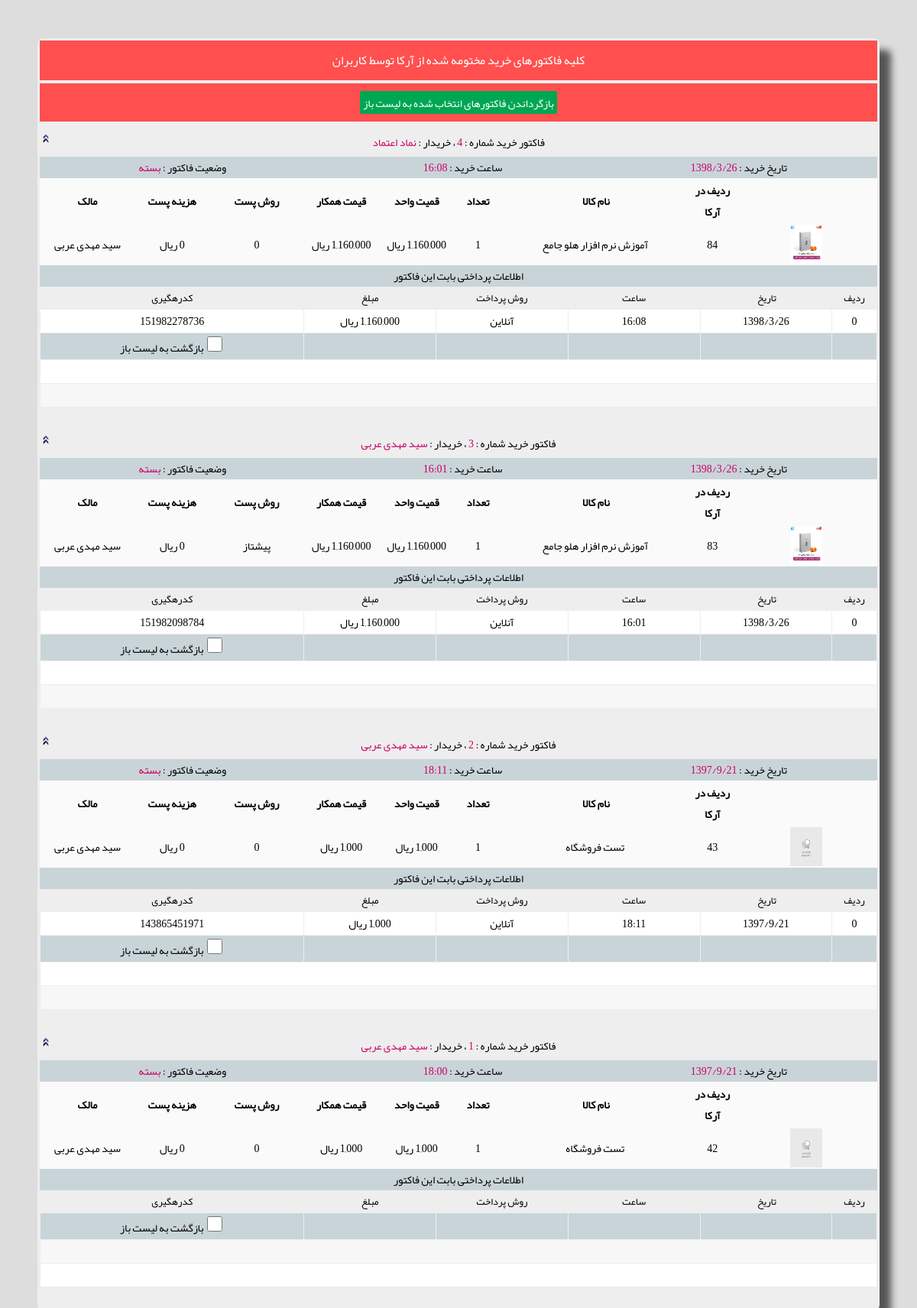
Screenshot of /admin_admin_end_sell_factor.php (signed in) with the database file from the repository.
### tables this page shows
CREATE TABLE `tbl_user_info` (
  `auto_id` int(11) NOT NULL AUTO_INCREMENT COMMENT 'code',
  `f1` int(5) NOT NULL DEFAULT '0' COMMENT 'name_user',
  `f2` int(5) NOT NULL DEFAULT '0' COMMENT 'pass_user',
  `f3` varchar(100) DEFAULT NULL COMMENT 'famil_user',
  `f4` varchar(10) DEFAULT NULL,
  `f5` varchar(30) DEFAULT NULL,
  `f6` varchar(35) DEFAULT NULL,
  `f7` varchar(255) DEFAULT NULL,
  `f8` varchar(300) DEFAULT NULL,
  `f9` varchar(10) DEFAULT NULL,
  `f10` varchar(300) NOT NULL DEFAULT '',
  `f11` varchar(20) NOT NULL DEFAULT '',
  `f12` text,
  `f13` varchar(1) NOT NULL DEFAULT '1',
  `f14` int(11) DEFAULT NULL,
  `f15` varchar(100) DEFAULT NULL,
  `f16` varchar(100) DEFAULT NULL,
  `f17` varchar(100) DEFAULT NULL,
  `f18` varchar(255) DEFAULT NULL,
  `f19` varchar(255) DEFAULT NULL,
  `f20` varchar(255) DEFAULT NULL,
  `f21` varchar(255) DEFAULT NULL,
  `f22` varchar(255) DEFAULT NULL,
  `f23` int(11) DEFAULT NULL,
  `f24` int(11) DEFAULT NULL,
  `f25` varchar(1) DEFAULT '1',
  PRIMARY KEY (`auto_id`)
);

CREATE TABLE `tbl_recive_order_master` (
  `auto_id` bigint(16) NOT NULL AUTO_INCREMENT,
  `f1` varchar(30) NOT NULL DEFAULT '',
  `f2` int(11) DEFAULT NULL,
  `f3` int(5) DEFAULT NULL,
  `f4` varchar(10) DEFAULT NULL,
  `f5` varchar(10) DEFAULT NULL,
  `f6` text,
  `f7` varchar(1) NOT NULL DEFAULT '0',
  PRIMARY KEY (`auto_id`)
);

CREATE TABLE `tbl_recive_order_detail` (
  `auto_id` int(11) NOT NULL DEFAULT '0',
  `f1` bigint(16) NOT NULL DEFAULT '0',
  `f2` int(11) NOT NULL DEFAULT '0',
  `f3` int(11) NOT NULL DEFAULT '0',
  `f4` int(11) NOT NULL DEFAULT '0',
  `f5` smallint(6) NOT NULL DEFAULT '1',
  `f6` text,
  `f7` text,
  `f8` bigint(20) NOT NULL DEFAULT '0',
  `f9` int(11) NOT NULL DEFAULT '0',
  `f10` varchar(255) DEFAULT NULL,
  `f11` varchar(10) DEFAULT NULL,
  `f12` varchar(100) DEFAULT NULL,
  `f13` text,
  `f14` varchar(10) DEFAULT NULL,
  `f15` text,
  `f16` varchar(255) DEFAULT NULL,
  PRIMARY KEY (`auto_id`)
);

CREATE TABLE `tbl_item_info` (
  `auto_id` int(11) NOT NULL AUTO_INCREMENT,
  `f1` int(11) NOT NULL DEFAULT '0',
  `f2` int(11) NOT NULL DEFAULT '0',
  `f3` varchar(500) NOT NULL DEFAULT '',
  `f4` int(11) NOT NULL DEFAULT '0',
  `f5` varchar(50) NOT NULL DEFAULT '',
  `f6` varchar(50) NOT NULL DEFAULT '',
  `f7` varchar(100) NOT NULL DEFAULT '',
  `f8` int(11) NOT NULL DEFAULT '0',
  `f9` smallint(6) NOT NULL DEFAULT '0',
  `f10` text,
  `f11` varchar(255) DEFAULT NULL,
  `f12` text,
  `f13` varchar(255) DEFAULT NULL,
  `f14` text,
  `f15` varchar(1) NOT NULL DEFAULT '1',
  `f16` bigint(20) NOT NULL DEFAULT '0',
  `f17` int(11) NOT NULL DEFAULT '1',
  `f18` int(11) NOT NULL DEFAULT '1',
  `f19` varchar(10) DEFAULT NULL,
  `f20` int(11) DEFAULT '0',
  `f21` int(11) NOT NULL DEFAULT '1',
  `f22` int(11) NOT NULL DEFAULT '0',
  `f23` varchar(1) NOT NULL DEFAULT '0',
  `f24` text,
  `f25` varchar(100) DEFAULT '',
  `f26` int(11) NOT NULL DEFAULT '0',
  `f27` varchar(20) DEFAULT '0,0',
  `f28` varchar(20) DEFAULT '0,0',
  `f29` varchar(20) DEFAULT '0,0',
  `f30` varchar(20) DEFAULT '0,0',
  `f31` varchar(20) DEFAULT '0,0',
  PRIMARY KEY (`auto_id`)
);

CREATE TABLE `tbl_payment` (
  `auto_id` bigint(20) NOT NULL AUTO_INCREMENT,
  `f1` int(11) NOT NULL,
  `f2` int(11) NOT NULL DEFAULT '0',
  `f3` int(11) NOT NULL DEFAULT '0',
  `f4` varchar(10) NOT NULL DEFAULT '',
  `f5` varchar(10) NOT NULL DEFAULT '',
  `f6` varchar(1) NOT NULL DEFAULT '1',
  `f7` varchar(1) NOT NULL DEFAULT '1',
  `f8` bigint(20) NOT NULL DEFAULT '0',
  `f9` varchar(100) NOT NULL DEFAULT '',
  `f10` text,
  `f11` text,
  `f12` varchar(300) DEFAULT NULL,
  `f13` varchar(50) DEFAULT NULL,
  `f14` varchar(100) DEFAULT NULL,
  `f15` text,
  PRIMARY KEY (`auto_id`)
);

### connect.php (called while the page is built, shortened)
<?php ob_start(); session_start();
 function pool($price)
{
	$p_len=strlen($price);
	if ($p_len>3)
	{
		$cur_pos=$p_len;
		$new_price="";
		while($cur_pos-3>0)
		{
			$new_price=substr($price,$cur_pos-3,3).",".$new_price;
			$cur_pos-=3;
		}
		$new_price=substr($price,0,$cur_pos).",".$new_price;
		$new_price=substr($new_price,0,strlen($new_price)-1);
		return $new_price;
	}
	return $price;
}
?>

### admin_admin_end_sell_factor.php (the view, shortened to what this page needs)
<?php include "header_admin_page.php";
$form_title="کلیه فاکتورهای خرید مختومه شده از آرکا توسط کاربران";
$str_sql="SELECT
  `tbl_user_info`.`f3` as kh_name, `tbl_user_info`.`f22` as kh_famil, `tbl_recive_order_master`.`f2` as kh_id,
  `tbl_recive_order_master`.`auto_id`, `tbl_recive_order_master`.`f4`,
  `tbl_recive_order_master`.`f5`, `tbl_recive_order_master`.`f6`,
  `tbl_recive_order_master`.`f7`
FROM
  `tbl_user_info` RIGHT JOIN
  `tbl_recive_order_master` ON `tbl_recive_order_master`.`f2` = `tbl_user_info`.`auto_id`  where `tbl_recive_order_master`.`f7`=1 order by auto_id desc";
$re = mysql_query($str_sql);
?>
<body>
<p>&nbsp;</p>
<div align="center">
<div class="main_form">
<form method="POST" action="" name="frm1" id="frm1">
	<table class="tbl_1_border" dir="rtl">
					<tr>
						<td align="center" width="100%"><div class="cell_header"><?php print $form_title?></div></td>
					</tr>
					<tr>
						<td align="center" width="100%"><div class="cell_header">
							<input type=submit name="btn_close" value="بازگرداندن فاکتورهای انتخاب شده به لیست باز" style="color: #FFFFFF"></div></td>
					</tr>
					<tr>
						<td align="center" width="100%"></td>
					</tr>
		<tr>
			<td align="center">
<?php
		while($row = mysql_fetch_array($re))
		{
	?>
				<div align="center" class="lazyload1">
					<table border="0" width="100%" cellspacing="0" cellpadding="0" style="border-collapse: collapse" id="tbl_kadr">
								<tr>
									<td width="91%" colspan="4" align="center" class="row_item_title" id="row_title<?php print $row[auto_id]?>" onclick="toggle_row('<?php print $row[auto_id]?>')">
									<?php print" فاکتور خرید شماره : <font color=#CC0066>". $row["auto_id"]."</font> ، "." خریدار : "."<font color=#CC0066>".$row["kh_name"]." ".$row["kh_famil"]."</font>" ?>
									</td>
								</tr>
						<tr>
							<td>
							<table border="0" width="100%" cellspacing="0" class="item_info" cellpadding="0" id="row_item<?php print $row[auto_id]?>" >
								<tr>
									<td align="center" width="33%" class="post_title">
									تاریخ خرید :<font color="#CC0066">
									<?php print $row["f4"]  ?></font></td>
									<td align="center" width="33%" class="post_title">ساعت خرید :<font color="#CC0066">
									<?php print $row["f5"]  ?>
									</font></td>
									<td align="center" width="34%" class="post_title">وضعیت فاکتور :<font color="#CC0066"><?php if($row["f7"]=="1") print " بسته "; else if($row["f7"]=="0") print " باز "; ?></font></td>
								</tr>
								<tr>
									<td align="right" width="84%" colspan="3">
									<table border="0" width="100%" id="tbl_factor0" cellpadding=1px cellspacing=1px>
										<tr>
											<th width="15">&nbsp;</th>
											<th width="5%">ردیف در آرکا</th>
											<th width="20%">نام کالا&nbsp; </th>
											<th width="5%">تعداد</th>
											<th width="8%">قمیت واحد</th>
											<th width="8%">قیمت همکار</th>
											<th width="10%">روش پست</th>
											<th width="8%">هزینه پست</th>
											<th width="10%">مالک</th>
										</tr>
<?php
$str_sql="SELECT
  `tbl_item_info`.`f3` AS `item_name`, `tbl_recive_order_detail`.`auto_id`,
  `tbl_recive_order_detail`.`f2`, `tbl_recive_order_detail`.`f3`,
  `tbl_recive_order_detail`.`f4`, `tbl_recive_order_detail`.`f5`,
  `tbl_recive_order_detail`.`f8`, `tbl_recive_order_detail`.`f9`,`tbl_recive_order_detail`.`f10`,
  `tbl_item_info`.`f2` AS `fo_id`,`tbl_user_info`.`f3` as fo_name, `tbl_user_info`.`f22` as fo_famil
FROM
  `tbl_recive_order_detail` LEFT JOIN
  `tbl_item_info` ON `tbl_recive_order_detail`.`f2` = `tbl_item_info`.`auto_id`
  LEFT JOIN
  `tbl_user_info` ON `tbl_item_info`.`f2` = `tbl_user_info`.`auto_id`  where `tbl_recive_order_detail`.`f1`='$row[auto_id]' order by `tbl_recive_order_detail`.`auto_id` ";
$re2 = mysql_query($str_sql);
while($row2 = mysql_fetch_array($re2))
		{
?>										<tr>
											<td align="center" width="15%">
											<img border="0" src="images/items_pic/<?php print $row2[f2]?>_small_1.jpg" width="42" height="51"></td>
											<td align="center" width="5%"><?php print $row2["auto_id"]?></td>
											<td align="center" width="20%"><?php print $row2["item_name"]?></td>
											<td align="center" width="5%"><?php print $row2["f5"]?></td>
											<td align="center" width="8%"><?php print pool($row2["f3"])?> ریال </td>
											<td align="center" width="8%"><?php print pool($row2["f4"])?> 	ریال </td>
											<td align="center" width="10%"><?php print $row2["f10"]?> </td>
											<td align="center" width="8%"><?php print pool($row2["f9"])?> ریال </td>
											<td align="center" width="10%"><?php print $row2["fo_name"]." ".$row2["fo_famil"]?></td>
										</tr>
<?php } ?>
									</table>
									</td>
								</tr>
								<tr>
									<td align="right" width="84%" colspan="3">
									<table border="0" width="100%" id="tbl_factor" cellpadding=1px cellspacing=1px>
									<caption>اطلاعات پرداختی بابت این فاکتور</caption>
										<tr>
											<th align="center" width="5%">ردیف</th>
											<th width="15%">تاریخ&nbsp; </th>
											<th width="15%">ساعت</th>
											<th width="15%">روش
											پرداخت</th>
											<th width="15%">
											مبلغ</th>
											<th width="30%">
											کدرهگیری</th>
										</tr>
<?php
$str_sql="SELECT  `tbl_payment`.`f4` AS `pay_date`, `tbl_payment`.`f5` AS `pay_time`,`tbl_payment`.`f6` AS `pay_method`,
		 `tbl_payment`.`f9` AS `pay_code`,`tbl_payment`.`f3` AS `pay_price`,`tbl_payment`.`f7`
		FROM
		  `tbl_payment` where (f7=2 and f8='$row[auto_id]') and f1='$row[kh_id]' order by auto_id";
$re3 = mysql_query($str_sql);
		$i=0;
		while($row3= mysql_fetch_array($re3))
		{
		?>
										<tr>
											<td align="center" width="5%"><?php print $i++?></td>
											<td align="center" width="15%">
											<?php print $row3["pay_date"]?></td>
											<td align="center" width="15%"><?php print $row3["pay_time"]?></td>
												<td align="center" width="15%"><?php if($row3["pay_method"]==1) print "آنلاین";else if($row3["pay_method"]==2) print "واریز فیش";else print "سایر";?></td>
											<td align="center" width="15%"><?php print pool($row3["pay_price"])?> 	ریال</td>
											<td align="center" width="30%"><?php print $row3["pay_code"]?></td>
										</tr>
<?php } ?>
										<tr>
											<td align="center" width="5%" class="select_for_pay">&nbsp;</td>
											<td align="center" width="15%" class="select_for_pay">
											&nbsp;</td>
											<td align="center" width="15%" class="select_for_pay">&nbsp;</td>
												<td align="center" width="15%" class="select_for_pay">&nbsp;</td>
											<td align="center" width="15%" class="select_for_pay">&nbsp;</td>
											<td align="center" width="30%" class="select_for_pay"><input type='checkbox'  class="chk_pay" name='ch1[]'  id='ch1[]'  value="<?php print $row[auto_id]; ?>" >بازگشت
											به لیست باز</td>
										</tr>
										<tr >
											<td align="left" width="100%" colspan="6" >
											&nbsp;</td>
										</tr>
										<tr >
											<td align="left" width="100%" colspan="6" >
											&nbsp;</td>
										</tr>
										</table>
									</td>
								</tr>
							</table>
							</td>
						</tr>
					</table>
					<br>
				</div>
				<?php } ?>
			</td>
		</tr>
	</table>
	</form>
</div>
</div>
</body>

### header_admin_page.php (shortened to what this page needs)
<?php ob_start(); session_start();
include "connect.php";
?>
<html dir="rtl">
<head>
<link rel="stylesheet" type="text/css" href="css/admin_style.css" >
</head>
<body>
</body>
</html>

### css/admin_style.css (style rules this page uses)
p,table,td { font-family:WebYekan;font-size:14px;color:#000;font-weight:400 }
input,select,textarea { font-family:WebYekan;font-size:13px;color:#000 }
BODY { font-family:WebYekan;font-size:14px;color:#000;font-weight:400;background-color:#ddd;scrollbar-face-color:#E1E7EA;scrollbar-shadow-color:#E1E7EA;scrollbar-base-color:#E1E7EA;scrollbar-track-color:#E1E7EA;scrollbar-arrow-color:#8DA6B8 }
.main_form { background:#eee;box-shadow:15px 15px 10px #555;border-radius:8px;width:93%;text-align:center }
.tbl_1_border { border:0;direction:rt;width:100% }
.cell_header { text-align:center;font-size:16px;background:#FF4F4F;color:#fff;font-weight:400;padding:10px }
input[type=checkbox] { width:20px;height:20px }
input[type=submit] { height:30px;border:0 solid #111;border-radius:3px;font-family:WebYekan;font-size:14px;font-weight:normaler;background:#00A753;color:#fff;padding:2px 4px;text-align:center;cursor:pointer }
table #tbl_factor caption { background-color:#C9D4D9;color:#000;text-align:center;font-weight:400;font-size:14px }
.select_for_pay { background-color:#C9D4D9;color:#000;text-align:center;font-weight:400;font-size:14px }
table #tbl_factor th { background-color:#EEE;color:#000;text-align:center;font-weight:400;font-size:13px }
table #tbl_factor tr:nth-child(even) { background-color:#fff;text-align:center;width:250px;font-size:12px }
table #tbl_factor tr:nth-child(odd) { background-color:#F7F7F7;text-align:center;width:250px;font-size:12px }
.post_title { text-align:center;font-weight:normaler;background:#C9D4D9;color:#000 }
.item_info tr:nth-child(even) { background:#FAFaFa }
.row_item_title { padding:5px;text-align:center;background:url(../images/arrow_up.png);color:#000;font-weight:normaler;cursor:pointer;border-bottom-left-radius:8px;border-bottom-right-radius:8px }

### rows the page displays
tbl_user_info: tbl_recive_order_master.auto_id "4", f3 "نماد", f22 "اعتماد", tbl_recive_order_master.f4 "1398/3/26", tbl_recive_order_master.f5 "16:08"
tbl_recive_order_detail: auto_id "84", tbl_item_info.f3 "آموزش نرم افزار هلو جامع", f5 "1", f3 "1,160,000", f10 "0", tbl_user_info.f3 "سید مهدی", tbl_user_info.f22 "عربی"
tbl_payment: f4 "1398/3/26", f5 "16:08", f6 "آنلاین", f3 "1,160,000", f9 "151982278736"
tbl_user_info: tbl_recive_order_master.auto_id "3", f3 "سید مهدی", f22 "عربی", tbl_recive_order_master.f4 "1398/3/26", tbl_recive_order_master.f5 "16:01", tbl_recive_order_master.auto_id "2", tbl_recive_order_master.f4 "1397/9/21", tbl_recive_order_master.f5 "18:11", tbl_recive_order_master.auto_id "1", tbl_recive_order_master.f5 "18:00"
tbl_recive_order_detail: auto_id "83", tbl_item_info.f3 "آموزش نرم افزار هلو جامع", f5 "1", f3 "1,160,000", f10 "پیشتاز", tbl_user_info.f3 "سید مهدی", tbl_user_info.f22 "عربی"
tbl_payment: f4 "1398/3/26", f5 "16:01", f6 "آنلاین", f3 "1,160,000", f9 "151982098784"
tbl_recive_order_detail: auto_id "43", tbl_item_info.f3 "تست فروشگاه", f5 "1", f10 "0", tbl_user_info.f3 "سید مهدی", tbl_user_info.f22 "عربی"
tbl_payment: f4 "1397/9/21", f5 "18:11", f6 "آنلاین", f3 "1,000", f9 "143865451971"
tbl_recive_order_detail: auto_id "42", tbl_item_info.f3 "تست فروشگاه", f5 "1", f10 "0", tbl_user_info.f3 "سید مهدی", tbl_user_info.f22 "عربی"

### other values shown
$form_title "کلیه فاکتورهای خرید مختومه شده از آرکا توسط کاربران"
